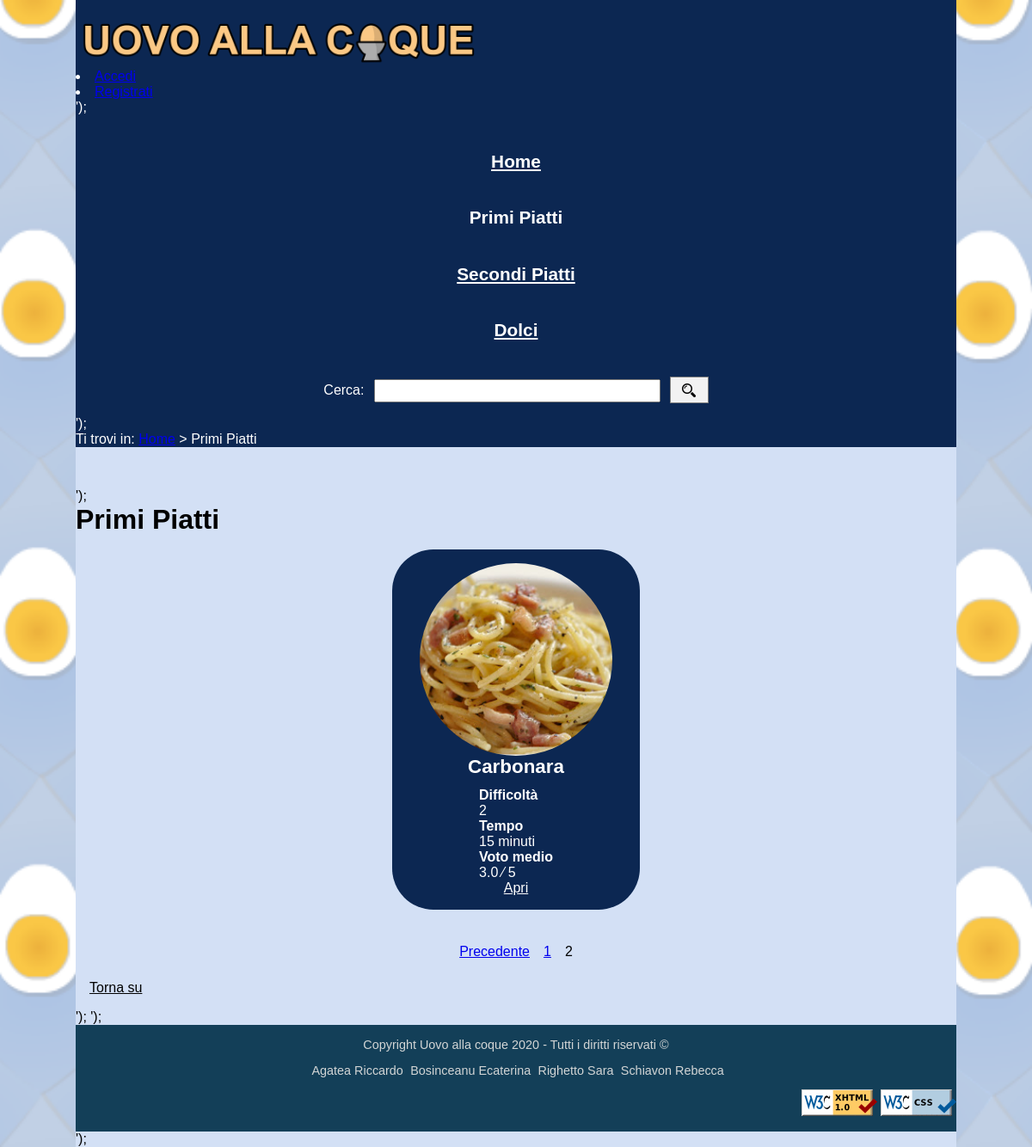
Screenshot of /php/elenco.php?id=1&pagina=2 with the database file from the repository.
### tables this page shows
CREATE TABLE ricette (
  id INT AUTO_INCREMENT,
  nome VARCHAR(65) NOT NULL,
  difficolta TINYINT UNSIGNED NOT NULL,
  tempo SMALLINT UNSIGNED NOT NULL,
   
  img VARCHAR(256) NOT NULL DEFAULT "<rootFolder />/img/ricette/default.png",
  portata TINYINT UNSIGNED NOT NULL,
  ingredienti TEXT NOT NULL,
  procedimento TEXT NOT NULL,
  descript VARCHAR(256) NOT NULL,
  keywords VARCHAR(256) NOT NULL,
  author VARCHAR(256) NOT NULL,
  PRIMARY KEY (id),
  UNIQUE (nome)
);

### php/db-connection.php (called while the page is built, shortened)
<?php
class DBConnection
{
    private $host = "localhost";
    private $username;
    private $password;
    private $connection;
    public function __construct()
    {
        $this->username = str_replace("\n", "", file_get_contents(__DIR__ . "/username.txt"));
        $this->password = str_replace("\n", "", file_get_contents(__DIR__ . "/pwd_db-1920.txt"));
    }
    public function connectTo(string $database)
    {
        $this->connection = new mysqli($this->host, $this->username, $this->password, $database);
    }
    public function query($query)
    {
        return $this->connection->query($query);
    }
}

### php/conversioni.php (called while the page is built, shortened)
<?php
function inserimentoLingua($testo)
    {
        return $testo;
    }
    function rimozioneLingua($testo)
    {
        return $testo;
    }

### php/scheda-ricetta.php (the view)
<?php
require_once __DIR__ . "/conversioni.php";
function schedaRicetta(string $immagine, string $nome, string $difficolta, string $tempo, string $voto, string $link, int $livello)
{   $nomeRicetta = inserimentoLingua($nome);
    $nomeImmagine = rimozioneLingua($nome);
    return "<img class=\"elenco-immagine\" src=\"$immagine\" alt = \"immagine di $nomeImmagine\" />
        <h$livello class=\"elenco-titolo\">$nomeRicetta</h$livello>
            <dl class=\"elenco-attributi\">
                <dt> Difficolt&agrave; </dt> <dd>$difficolta</dd>
                <dt>Tempo</dt> <dd>$tempo minuti</dd>
                <dt>Voto medio</dt> <dd>" . ($voto == "0" ? "-" : $voto) . " &frasl; 5</dd>
            </dl>
            <a class=\"link-apri\" href=\"$link\">Apri</a>
    ";
}

### php/query-portata.php (shortened to what this page needs)
<?php
require_once __DIR__ . '/db-connection.php';
require_once __DIR__ . '/scheda-ricetta.php';
function contentPortata($portata, $min, $num)
{
    $mysql = new DBconnection;
    $totPagine = ceil($mysql->query("SELECT COUNT(*) FROM ricette WHERE portata=$portata")->fetch_row()[0] / $num);
    $query = "SELECT * FROM ricette WHERE portata=$portata ORDER BY id DESC LIMIT $min,$num";
    $result = $mysql->query($query);
    $risultato = "";
    if ($result) {
        $risultato .= "<ul id=\"elenco-content\">";
        while ($row = $result->fetch_assoc()) {
            $nome = $row['nome'];
            $difficolta = $row['difficolta'];
            $tempo = $row['tempo'];
            $immagine = $row['img'];
            $votor = $mysql->query("SELECT media({$row['id']});")->fetch_row();
            $voto = $votor[0];
            $voto = number_format($voto, 1);
            $id = $row['id'];
            $link = "<rootFolder />/php/ricetta.php?id=$id&amp;pagina=1";
            $livello = 2;
            $risultato .=
            '<li class="elenco-elemento">' .
            schedaRicetta($immagine, $nome, $difficolta, $tempo, $voto, $link, $livello) .
                '</li>';
        }
        $risultato .= "</ul>";
    }
    return [$risultato, $totPagine];
}
function getPaginazione($totPagine, $tipo, $corrente)
{
    if ($totPagine==1) {
        $out="";
    }
    else {
        $out = "<ul class=\"paginazione\">";
        if ($corrente != 1) {
            $out .= "<li><a href=\"?";
            if ($tipo == 0) {
                $out .= "termine-ricerca={$_GET["termine-ricerca"]}";
            } else {
                $out .= "id=$tipo";
            }
            $out .= "&amp;pagina=" . strval($corrente-1) . "\">Precedente</a></li>";
        }
    for ($i = 1; $i <= $totPagine; $i++) {
        if ($i != $corrente) {
            $out .= "<li><a href=\"?";
            if ($tipo == 0) {
                $out .= "termine-ricerca={$_GET["termine-ricerca"]}";
            } else {
                $out .= "id=$tipo";
            }
            $out .= "&amp;pagina=" . $i . "\">" . $i . "</a></li>";
        } else {
            $out .= "<li>$i</li>";
        }
    }
    $out .= "</ul>";
    }
    return $out;
}

### styles/screen.css (style rules this page uses)
* { padding: 0em; margin: 0em; }
html, body { max-width: 1024px; margin: 0em auto; padding: 0em 0em; }
html { background-image: url("../img/sfondo/sfondo.png"); background-position: center; background-repeat: no-repeat; background-size: cover; background-attachment:fixed; }
body { background-color: rgb(211, 224, 245); font-family: Verdana, Geneva, Tahoma, sans-serif; width: 100%; display: flex; flex-direction: column; justify-content: space-between; }
.fieldset-noborder { border: none; }
#footer { width: 100%; display: flex; flex-wrap: wrap; flex-direction: column; justify-content: center; background-color: #133F58; color: #D2D5D5; font-size: 0.9em; padding-top:1em; padding-bottom:1em; }
.messaggio-footer, #nomi-contatti { margin-bottom: 1em; text-align: center; }
#nomi-contatti li { display: inline; margin-left:0.3em; }
#immagine-footer li { display: inline; }
#immagine-footer { align-self: flex-end; }
ul { list-style-type: none; }
.elemento-menu { text-align: center; display: block; margin:2em; font-size: 1.3em; font-weight: bolder; }
.elemento-menu a { display: block; font-size: 1em; color: white; }
#immagine-logo { height: 4em; align-items: center; }
#barra-ricerca { text-align: center; color: white; margin-bottom: 1em; }
.barra-cerca { width: 25em; height: 2em; }
#immagine-lente { background-color: rgb(242, 242, 242); width: 1.2em; height: 1.2em; border-style: solid; border-color: gray; border-width: 0.01em; padding: 0.5em 1em 0.5em 1em; margin-bottom: -0.75em; }
#accedi_scritta { padding-right: 0.5em; }
#form-barra-ricerca { display: flex; justify-content: center; }
#form-barra-ricerca input { margin-left: 0.5em; }
#header { color:white; margin-bottom: 3em; padding-top: 1em; background-color: #0c2752; }
.torna-su-link { color: black; margin: 1em; }
.elenco-attributi dt { font-weight: bolder; }
#elenco-content { display: flex; flex-direction: row; flex-wrap: wrap; justify-content: center; }
.elenco-elemento { display: flex; flex-direction: column; flex-wrap: wrap; align-items:center; justify-content: space-between; margin: 1em; width: 18em; background-color: #0c2752; color: white; padding-bottom: 1em; -wedkit-border-radius:3em; -moz-border-radius:3em; border-radius: 3em; }
.elenco-titolo { font-size: 1.4em; padding-left: 1em; padding-right: 1em; padding-bottom: 0.5em; text-align: center; max-width: 100%; }
.elenco-immagine { -wedkit-border-radius:10em; -moz-border-radius:10em; border-radius: 10em; margin-top: 1em; height: 14em; width: 14em; object-fit: cover; }
.link-apri { color: white; }
.paginazione { display: flex; flex-direction: row; align-items: center; justify-content: center; margin-top: 1em; }
.paginazione li { margin: 0.5em; }

### styles/print.css (style rules this page uses)
a:link:after, a:visited:after { content: " [www.uovaallacoque.it" attr(href) "] "; font-size:90%; }
#immagine-logo { height: 4em; }
.chiudi-nav, .apri-nav, .nav, .elenco-immagine, .torna-su-link, #footer, .paginazione, .immagine-ricetta, #link-modifica-ricetta, #link-elimina-ricetta, #sezione-commenti, #inserimento-commento, .print-hide { display: none; }

### rows the page displays
ricette: img (picture), nome "Carbonara", difficolta "2", tempo "15", voto "3.0"

### other values shown
str_replace("<categoriaPlaceholder />", $tipi[$tipo], $content) "Primi Piatti Torna su '); ');"
